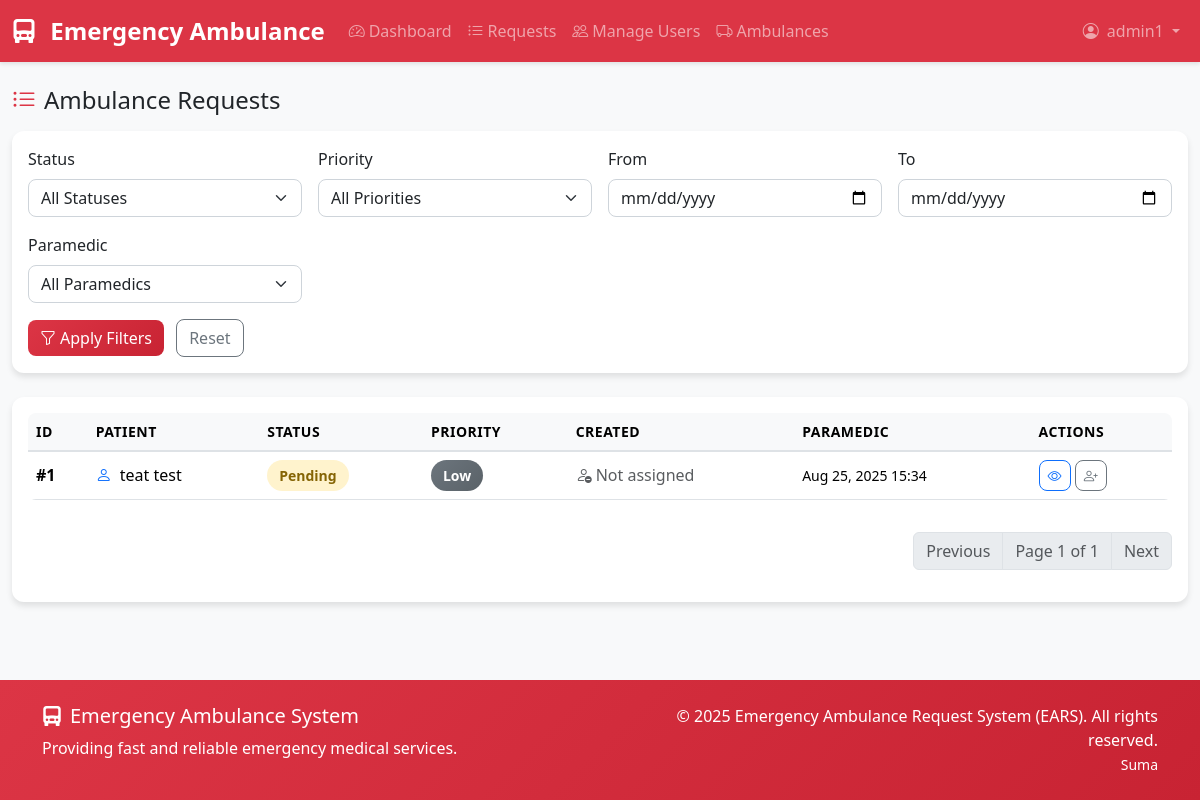
Screenshot of /ambulance/requests/ (signed in) with the database file from the repository.
### accounts/models.py (models this page shows)
class User(AbstractUser):
    ROLE_CHOICES = (
        ('patient', 'Patient'),
        ('paramedic', 'Paramedic'),
        ('admin', 'Admin'),
    )
    role = models.CharField(max_length=20, choices=ROLE_CHOICES, default='patient')
    phone_number = models.CharField(max_length=15, blank=True, null=True)
    address = models.TextField(blank=True, null=True)
    date_of_birth = models.DateField(blank=True, null=True)
    emergency_contact = models.CharField(max_length=15, blank=True, null=True)
    medical_conditions = models.TextField(blank=True, null=True, help_text="Any medical conditions or allergies")
    license_number = models.CharField(max_length=50, blank=True, null=True, help_text="For paramedics only")
    is_available = models.BooleanField(default=True, help_text="For paramedics - availability status")
    profile_image = models.ImageField(upload_to='profiles/', blank=True, null=True)
    created_at = models.DateTimeField(auto_now_add=True)
    updated_at = models.DateTimeField(auto_now=True)
    def __str__(self):
        return f"{self.username} ({self.get_role_display()})"
    def is_patient(self):
        return self.role == 'patient'
    def is_paramedic(self):
        return self.role == 'paramedic'
    def is_admin_user(self):
        return self.role == 'admin'
    class Meta:
        db_table = 'accounts_user'

### ambulance/models.py (models this page shows, shortened)
class AmbulanceRequest(models.Model):
    STATUS_CHOICES = (
        ('pending', 'Pending'),
        ('assigned', 'Assigned'),
        ('en_route', 'En Route'),
        ('arrived', 'Arrived'),
        ('completed', 'Completed'),
        ('cancelled', 'Cancelled'),
    )
    PRIORITY_CHOICES = (
        ('low', 'Low'),
        ('medium', 'Medium'),
        ('high', 'High'),
        ('critical', 'Critical'),
    )
    patient = models.ForeignKey(settings.AUTH_USER_MODEL, on_delete=models.CASCADE, related_name='ambulance_requests')
    paramedic = models.ForeignKey(settings.AUTH_USER_MODEL, on_delete=models.SET_NULL, null=True, blank=True, related_name='assigned_requests')
    pickup_address = models.TextField(help_text="Address where ambulance should pick up patient")
    pickup_latitude = models.DecimalField(max_digits=9, decimal_places=6, null=True, blank=True)
    pickup_longitude = models.DecimalField(max_digits=9, decimal_places=6, null=True, blank=True)
    destination_address = models.TextField(blank=True, null=True, help_text="Hospital or destination address")
    destination_latitude = models.DecimalField(max_digits=9, decimal_places=6, null=True, blank=True)
    destination_longitude = models.DecimalField(max_digits=9, decimal_places=6, null=True, blank=True)
    description = models.TextField(help_text="Description of the emergency")
    priority = models.CharField(max_length=10, choices=PRIORITY_CHOICES, default='medium')
    status = models.CharField(max_length=20, choices=STATUS_CHOICES, default='pending')
    contact_phone = models.CharField(max_length=15, help_text="Contact phone number for this request")
    created_at = models.DateTimeField(auto_now_add=True)
    updated_at = models.DateTimeField(auto_now=True)
    assigned_at = models.DateTimeField(null=True, blank=True)
    completed_at = models.DateTimeField(null=True, blank=True)
    estimated_arrival_time = models.DateTimeField(null=True, blank=True)
    actual_arrival_time = models.DateTimeField(null=True, blank=True)
    notes = models.TextField(blank=True, null=True, help_text="Additional notes from paramedic or admin")
    ambulance = models.ForeignKey('Ambulance', on_delete=models.SET_NULL, null=True, blank=True, related_name='requests')
    class Meta:
        db_table = 'ambulance_request'
        ordering = ['-created_at']

### ambulance/views.py (the view)
# urls.py: path('requests/', views.request_list, name='request_list'),
@login_required
def request_list(request):
    requests = AmbulanceRequest.objects.all()
    if request.user.is_patient():
        requests = requests.filter(patient=request.user)
    elif request.user.is_paramedic():
        requests = requests.filter(
            Q(paramedic=request.user) | Q(status='pending')
        )
    filter_form = RequestFilterForm(request.GET, user=request.user)
    if filter_form.is_valid():
        if filter_form.cleaned_data['status']:
            requests = requests.filter(status=filter_form.cleaned_data['status'])
        if filter_form.cleaned_data['priority']:
            requests = requests.filter(priority=filter_form.cleaned_data['priority'])
        if filter_form.cleaned_data['date_from']:
            requests = requests.filter(created_at__date__gte=filter_form.cleaned_data['date_from'])
        if filter_form.cleaned_data['date_to']:
            requests = requests.filter(created_at__date__lte=filter_form.cleaned_data['date_to'])
        if hasattr(filter_form, 'fields') and 'paramedic' in filter_form.fields:
            if filter_form.cleaned_data.get('paramedic'):
                requests = requests.filter(paramedic=filter_form.cleaned_data['paramedic'])
    requests = requests.order_by('-priority', '-created_at')
    paginator = Paginator(requests, 10)
    page_number = request.GET.get('page')
    page_obj = paginator.get_page(page_number)
    context = {
        'page_obj': page_obj,
        'filter_form': filter_form,
    }
    return render(request, 'ambulance/request_list.html', context)

### templates/ambulance/request_list.html (shortened to what this page needs)
{% extends 'base.html' %}
{% block content %}
<div class="container-fluid py-4">
    <div class="row mb-3">
        <div class="col-12 d-flex justify-content-between align-items-center">
            <h1 class="h4 mb-0"><i class="bi bi-list-ul text-danger me-2"></i>Ambulance Requests</h1>
        </div>
    </div>
    <div class="card mb-4">
        <div class="card-body">
            <form method="get" class="row g-3 align-items-end">
                <div class="col-sm-6 col-md-3">
                    <label class="form-label">Status</label>
                    {{ filter_form.status }}
                </div>
                <div class="col-sm-6 col-md-3">
                    <label class="form-label">Priority</label>
                    {{ filter_form.priority }}
                </div>
                <div class="col-sm-6 col-md-3">
                    <label class="form-label">From</label>
                    {{ filter_form.date_from }}
                </div>
                <div class="col-sm-6 col-md-3">
                    <label class="form-label">To</label>
                    {{ filter_form.date_to }}
                </div>
                {% if filter_form.fields.paramedic %}
                <div class="col-sm-6 col-md-3">
                    <label class="form-label">Paramedic</label>
                    {{ filter_form.paramedic }}
                </div>
                {% endif %}
                <div class="col-12">
                    <button type="submit" class="btn btn-primary me-2"><i class="bi bi-funnel me-1"></i>Apply Filters</button>
                    <a href="{% url 'ambulance:request_list' %}" class="btn btn-outline-secondary">Reset</a>
                </div>
            </form>
        </div>
    </div>
    <div class="card">
        <div class="card-body">
            {% if page_obj.object_list %}
            <div class="table-responsive">
                <table class="table table-hover align-middle">
                    <thead>
                        <tr>
                            <th>ID</th>
                            {% if not user.is_patient %}<th>Patient</th>{% endif %}
                            <th>Status</th>
                            <th>Priority</th>
                            <th>Created</th>
                            {% if not user.is_patient %}<th>Paramedic</th>{% endif %}
                            <th>Actions</th>
                        </tr>
                    </thead>
                    <tbody>
                        {% for request in page_obj.object_list %}
                            {% include 'dashboard/_request_row.html' with request=request enable_actions=True %}
                        {% endfor %}
                    </tbody>
                </table>
            </div>
            <nav aria-label="Page navigation" class="mt-3">
                <ul class="pagination justify-content-end">
                    {% if page_obj.has_previous %}
                        <li class="page-item"><a class="page-link" href="?page={{ page_obj.previous_page_number }}">Previous</a></li>
                    {% else %}
                        <li class="page-item disabled"><span class="page-link">Previous</span></li>
                    {% endif %}
                    <li class="page-item disabled"><span class="page-link">Page {{ page_obj.number }} of {{ page_obj.paginator.num_pages }}</span></li>
                    {% if page_obj.has_next %}
                        <li class="page-item"><a class="page-link" href="?page={{ page_obj.next_page_number }}">Next</a></li>
                    {% else %}
                        <li class="page-item disabled"><span class="page-link">Next</span></li>
                    {% endif %}
                </ul>
            </nav>
            {% endif %}
        </div>
    </div>
</div>
{% endblock %}

### templates/base.html (shortened to what this page needs)
<!DOCTYPE html>
<html lang="en">
<head>
    <link href="https://cdn.jsdelivr.net/npm/bootstrap@5.3.2/dist/css/bootstrap.min.css" rel="stylesheet">
    <link href="https://cdn.jsdelivr.net/npm/bootstrap-icons@1.11.1/font/bootstrap-icons.css" rel="stylesheet">
</head>
<body class="d-flex flex-column min-vh-100">
    <nav class="navbar navbar-expand-lg navbar-dark bg-danger">
        <div class="container-fluid">
            <a class="navbar-brand" href="{% url 'accounts:dashboard_redirect' %}">
                <i class="bi bi-truck-front-fill me-2"></i>
                Emergency Ambulance
            </a>
            <div class="collapse navbar-collapse" id="navbarNav">
                {% if user.is_authenticated %}
                    <ul class="navbar-nav me-auto">
                        <li class="nav-item">
                            <a class="nav-link" href="{% url 'accounts:dashboard_redirect' %}">
                                <i class="bi bi-speedometer2 me-1"></i>Dashboard
                            </a>
                        </li>
                        <li class="nav-item">
                            <a class="nav-link" href="{% url 'ambulance:request_list' %}">
                                <i class="bi bi-list-ul me-1"></i>Requests
                            </a>
                        </li>
                        {% if user.is_authenticated and user.role == 'admin' %}
                            <li class="nav-item">
                                <a class="nav-link" href="{% url 'accounts:manage_users' %}">
                                    <i class="bi bi-people me-1"></i>Manage Users
                                </a>
                            </li>
                            <li class="nav-item">
                                <a class="nav-link" href="{% url 'ambulance:ambulance_list' %}">
                                    <i class="bi bi-truck me-1"></i>Ambulances
                                </a>
                            </li>
                        {% endif %}
                    </ul>
                    <ul class="navbar-nav">
                        <li class="nav-item dropdown">
                            <a class="nav-link dropdown-toggle" href="#" role="button" data-bs-toggle="dropdown">
                                <i class="bi bi-person-circle me-1"></i>
                                {{ user.first_name|default:user.username }}
                            </a>
                        </li>
                    </ul>
                {% endif %}
            </div>
        </div>
    </nav>
    <main class="flex-grow-1">
        {% block content %}{% endblock %}
    </main>
    <footer class="footer py-4 mt-5">
        <div class="container">
            <div class="row">
                <div class="col-md-6">
                    <h5><i class="bi bi-truck-front-fill me-2"></i>Emergency Ambulance System</h5>
                    <p class="mb-0">Providing fast and reliable emergency medical services.</p>
                </div>
                <div class="col-md-6 text-md-end">
                    <p class="mb-0">&copy; 2025 Emergency Ambulance Request System (EARS). All rights reserved.</p>
                    <small class="mb-0">Suma</small>
                </div>
            </div>
        </div>
    </footer>
</body>
</html>

### templates/dashboard/_request_row.html (shortened to what this page needs)
<tr>
    <td><strong>#{{ request.id }}</strong></td>
    {% if not user.is_patient %}
    <td>
        <i class="bi bi-person text-primary me-1"></i>
        {{ request.patient.get_full_name|default:request.patient.username }}
    </td>
    {% endif %}
    <td>
        <span class="status-badge status-{{ request.status }}">{{ request.get_status_display }}</span>
    </td>
    <td>
        <span class="status-badge priority-{{ request.priority }}">{{ request.get_priority_display }}</span>
    </td>
    {% if not user.is_patient %}
    <td>
        {% if request.paramedic %}
            <i class="bi bi-person-check text-success me-1"></i>
            {{ request.paramedic.get_full_name|default:request.paramedic.username }}
        {% else %}
            <i class="bi bi-person-dash text-muted me-1"></i><span class="text-muted">Not assigned</span>
        {% endif %}
    </td>
    {% endif %}
    <td><small>{{ request.created_at|date:"M d, Y H:i" }}</small></td>
    <td>
        <a href="{% url 'ambulance:request_detail' request.pk %}" class="btn btn-sm btn-outline-primary"><i class="bi bi-eye"></i></a>
        {% if enable_actions %}
            {% include 'dashboard/_row_actions.html' %}
        {% endif %}
    </td>
</tr>

### templates/dashboard/_row_actions.html (shortened to what this page needs)
{% if user.is_admin_user and not request.paramedic %}
<button class="btn btn-sm btn-outline-secondary" onclick="assignParamedic({{ request.pk }})"><i class="bi bi-person-plus"></i></button>
{% endif %}

### templates/base.html (style rules this page uses)
:root { --primary-color: #dc3545; --secondary-color: #6c757d; --success-color: #198754; --info-color: #0dcaf0; --warning-color: #ffc107; --danger-color: #dc3545; --light-color: #f8f9fa; --dark-color: #212529; }
body { background-color: #f8f9fa; font-family: 'Segoe UI', Tahoma, Geneva, Verdana, sans-serif; }
.navbar-brand { font-weight: 700; font-size: 1.5rem; }
.navbar { box-shadow: 0 2px 4px rgba(0,0,0,.1); }
.card { border: none; border-radius: 12px; box-shadow: 0 4px 6px rgba(0, 0, 0, 0.1); transition: transform 0.2s ease-in-out, box-shadow 0.2s ease-in-out; }
.btn { border-radius: 8px; font-weight: 500; transition: all 0.2s ease-in-out; }
.btn-primary { background: linear-gradient(135deg, #dc3545, #c82333); border: none; }
.status-badge { font-size: 0.875rem; font-weight: 600; padding: 0.375rem 0.75rem; border-radius: 20px; }
.status-pending { background-color: #fff3cd; color: #856404; }
.priority-low { background: linear-gradient(135deg, #6c757d, #5a6268); color: white; }
.form-control, .form-select { border-radius: 8px; border: 1px solid #ced4da; transition: all 0.2s ease-in-out; }
.table { border-radius: 8px; overflow: hidden; }
.table thead th { background-color: #f8f9fa; border-bottom: 2px solid #dee2e6; font-weight: 600; text-transform: uppercase; font-size: 0.875rem; letter-spacing: 0.5px; }
.footer { background: linear-gradient(135deg, #dc3545, #c82333); color: white; margin-top: auto; }
.fade-in { animation: fadeIn 0.5s ease-in-out; }

### rows the page displays
User: first_name "admin1"
AmbulanceRequest: id "1", patient.get_full_name "teat test", status "Pending", priority "Low", shows "Not assigned", created_at "Aug 25, 2025 15:34"

### other values shown
{{ page_obj.number }} "1"
{{ page_obj.paginator.num_pages }} "1"
